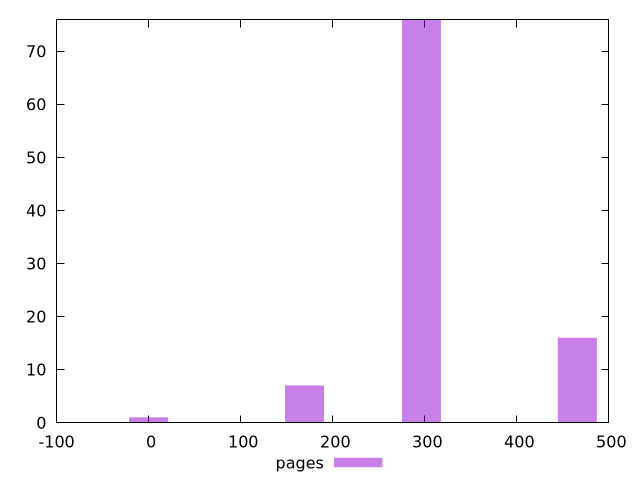

Recreate this plot in gnuplot.
$_pages <<EOF
0 1
169.35218801790873 7
465.718517049249 16
296.3663290313403 76
EOF
set key outside below
set terminal pngcairo
set output "report_00006_2020-11-02T20-21-41.718Z/unminified-css/pages//raw_hist.png"
set yrange [0:76]
set boxwidth 42.33804700447718
set style fill transparent solid 0.5 noborder
plot $_pages title "pages" with boxes ,
